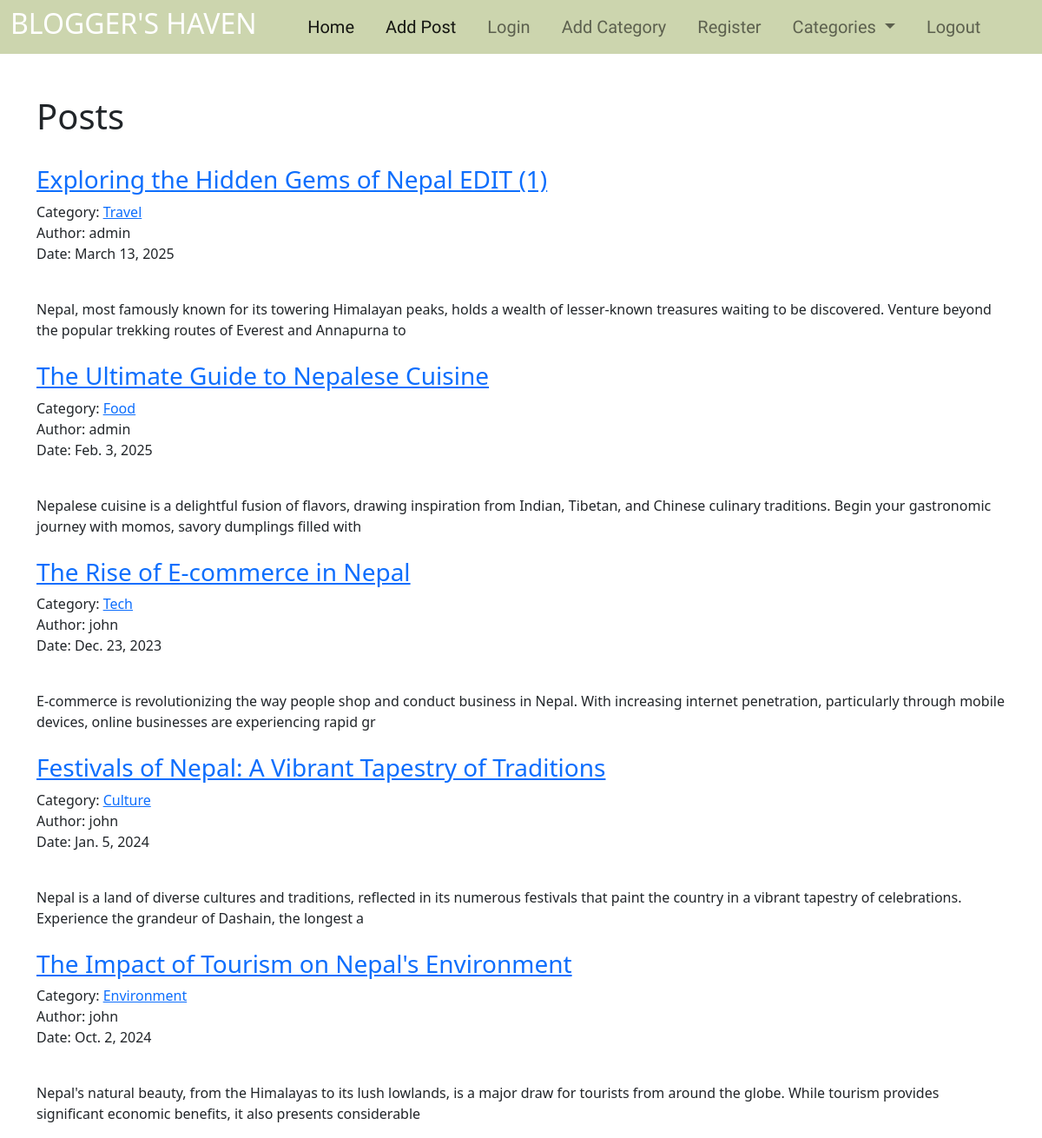
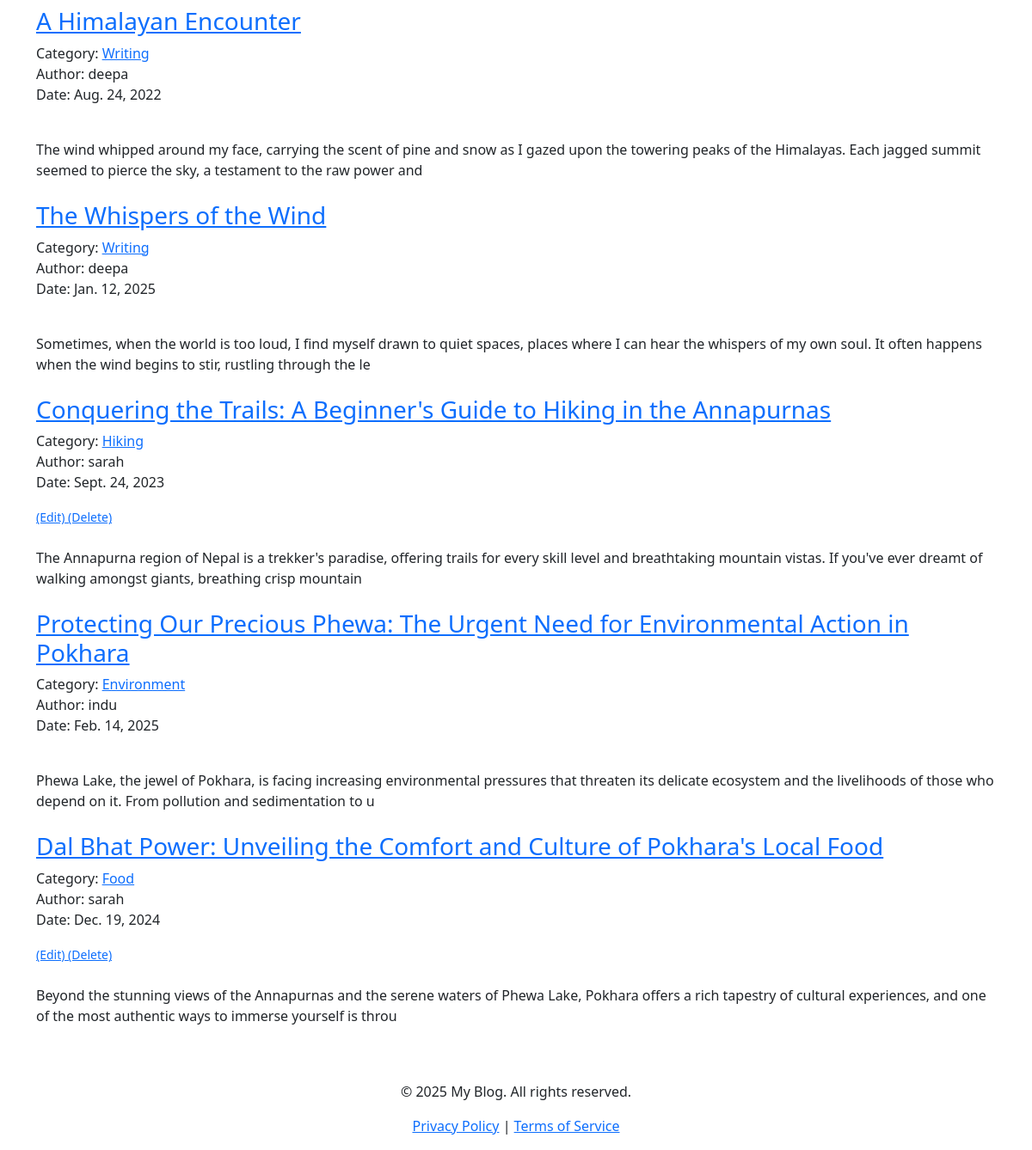
/ (signed in), run on the app's committed database (2 pictures, top to bottom).
### myapp/models.py (models this page shows, shortened)
class Article(models.Model):
    title = models.CharField(max_length = 300)
    author = models.ForeignKey(User, on_delete=models.CASCADE)
    content = models.TextField()
    category = models.CharField(max_length=300 , default="Travel")
    date = models.DateField()
    likes = models.ManyToManyField(User, related_name='liked_articles')

### myapp/views.py (the view)
# urls.py: 2. Add a URL to urlpatterns:  path('', views.home, name='home')
class home(ListView):
    model = Article
    template_name = 'home.html'
    def get_context_data(self, *args, **kwargs):
        catg_menu = Category.objects.all()
        context = super(home, self).get_context_data(*args, **kwargs)
        context["catg_menu"] = catg_menu
        return context

### myapp/models.py (called while the page is built)
    def __str__(self):
        return self.name

### templates/home.html
{% extends "base.html" %}
{% load static %}
{% block content %}
<div class="container">
    <br/><br/>
    <h1> Posts </h1>
    <br/>
    {% for article in object_list %}
        <div class="blog-post-box">
            <h3>
                <a href="{% url 'article-detail' article.pk %}">
                    {{article.title}}
                </a>
            </h3>
            <p>
                Category: <a href="{% url 'category' article.category %}">{{article.category}}</a><br>
                Author: {{article.author }}<br>
                Date: {{article.date}}
            </p>
            <small>
                {% if user.is_authenticated %}
                    {% if user.id == article.author.id %}
                        <a href="{% url 'update_post' article.pk %}"> (Edit) </a>
                        <a href="{% url 'delete_post' article.pk %}"> (Delete) </a><br/>
                    {% endif %}
                {% endif %}
            </small> <br/>
            {{article.content|slice:":200"|safe }}
        </div>
        <br/>
    {% endfor %}
</div>
{% endblock content %}

### data on the page
Article: title "Exploring the Hidden Gems of Nepal EDIT (1)", category "Travel", author "admin", date "March 13, 2025", content "Nepal, most famously known for its towering Himalayan peaks, holds a wealth of lesser-known treasures waiting to be discovered. Venture beyond the popular trekking routes of Everest and Annapurna to"
Article: title "The Ultimate Guide to Nepalese Cuisine", category "Food", author "admin", date "Feb. 3, 2025", content "Nepalese cuisine is a delightful fusion of flavors, drawing inspiration from Indian, Tibetan, and Chinese culinary traditions. Begin your gastronomic journey with momos, savory dumplings filled with"
Article: title "The Rise of E-commerce in Nepal", category "Tech", author "john", date "Dec. 23, 2023", content "E-commerce is revolutionizing the way people shop and conduct business in Nepal. With increasing internet penetration, particularly through mobile devices, online businesses are experiencing rapid gr"
Article: title "Festivals of Nepal: A Vibrant Tapestry of Traditions", category "Culture", author "john", date "Jan. 5, 2024", content "Nepal is a land of diverse cultures and traditions, reflected in its numerous festivals that paint the country in a vibrant tapestry of celebrations. Experience the grandeur of Dashain, the longest a"
Article: title "The Impact of Tourism on Nepal's Environment", category "Environment", author "john", date "Oct. 2, 2024", content "Nepal's natural beauty, from the Himalayas to its lush lowlands, is a major draw for tourists from around the globe. While tourism provides significant economic benefits, it also presents considerable"
Article: title "A Himalayan Encounter", category "Writing", author "deepa", date "Aug. 24, 2022", content "The wind whipped around my face, carrying the scent of pine and snow as I gazed upon the towering peaks of the Himalayas. Each jagged summit seemed to pierce the sky, a testament to the raw power and"
Article: title "The Whispers of the Wind", category "Writing", author "deepa", date "Jan. 12, 2025", content "Sometimes, when the world is too loud, I find myself drawn to quiet spaces, places where I can hear the whispers of my own soul. It often happens when the wind begins to stir, rustling through the le"
Article: title "Conquering the Trails: A Beginner's Guide to Hiking in the Annapurnas", category "Hiking", author "sarah", date "Sept. 24, 2023", shows "(Edit)", content "The Annapurna region of Nepal is a trekker's paradise, offering trails for every skill level and breathtaking mountain vistas. If you've ever dreamt of walking amongst giants, breathing crisp mountain"
Article: title "Protecting Our Precious Phewa: The Urgent Need for Environmental Action in Pokhara", category "Environment", author "indu", date "Feb. 14, 2025", content "Phewa Lake, the jewel of Pokhara, is facing increasing environmental pressures that threaten its delicate ecosystem and the livelihoods of those who depend on it. From pollution and sedimentation to u"
Article: title "Dal Bhat Power: Unveiling the Comfort and Culture of Pokhara's Local Food", category "Food", author "sarah", date "Dec. 19, 2024", shows "(Edit)", content "Beyond the stunning views of the Annapurnas and the serene waters of Phewa Lake, Pokhara offers a rich tapestry of cultural experiences, and one of the most authentic ways to immerse yourself is throu"
